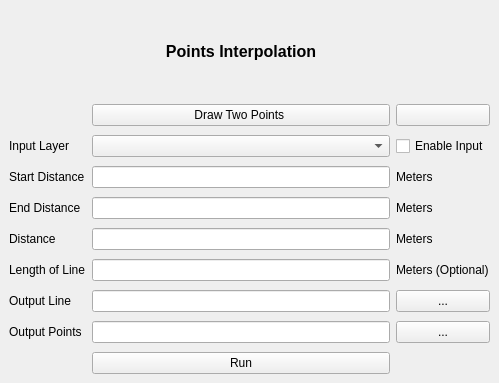
<?xml version="1.0" encoding="UTF-8"?>
<ui version="4.0">
 <class>DockWidget</class>
 <widget class="QDockWidget" name="DockWidget">
  <property name="geometry">
   <rect>
    <x>0</x>
    <y>0</y>
    <width>499</width>
    <height>383</height>
   </rect>
  </property>
  <property name="sizePolicy">
   <sizepolicy hsizetype="Preferred" vsizetype="Fixed">
    <horstretch>0</horstretch>
    <verstretch>0</verstretch>
   </sizepolicy>
  </property>
  <property name="maximumSize">
   <size>
    <width>499</width>
    <height>383</height>
   </size>
  </property>
  <property name="windowTitle">
   <string/>
  </property>
  <widget class="QWidget" name="dockWidgetContents">
   <property name="sizePolicy">
    <sizepolicy hsizetype="Preferred" vsizetype="Preferred">
     <horstretch>0</horstretch>
     <verstretch>0</verstretch>
    </sizepolicy>
   </property>
   <layout class="QGridLayout" name="gridLayout_3">
    <item row="0" column="0">
     <layout class="QGridLayout" name="gridLayout">
      <item row="0" column="0">
       <layout class="QGridLayout" name="gridLayout_2">
        <property name="verticalSpacing">
         <number>9</number>
        </property>
        <item row="9" column="1">
         <widget class="QPushButton" name="run">
          <property name="text">
           <string>Run</string>
          </property>
         </widget>
        </item>
        <item row="3" column="1">
         <widget class="QLineEdit" name="start"/>
        </item>
        <item row="5" column="1">
         <widget class="QLineEdit" name="distance"/>
        </item>
        <item row="6" column="1">
         <widget class="QLineEdit" name="length"/>
        </item>
        <item row="6" column="0">
         <widget class="QLabel" name="label_6">
          <property name="text">
           <string>&lt;html&gt;&lt;head/&gt;&lt;body&gt;&lt;p&gt;Length of Line&lt;/p&gt;&lt;/body&gt;&lt;/html&gt;</string>
          </property>
         </widget>
        </item>
        <item row="1" column="3">
         <widget class="QPushButton" name="reset_button">
          <property name="toolTip">
           <string>Reset</string>
          </property>
          <property name="text">
           <string/>
          </property>
          <property name="icon">
           <iconset>
            <normaloff>../reroute/reset.png</normaloff>../reroute/reset.png</iconset>
          </property>
         </widget>
        </item>
        <item row="6" column="3">
         <widget class="QLabel" name="label_7">
          <property name="text">
           <string>&lt;html&gt;&lt;head/&gt;&lt;body&gt;&lt;p&gt;Meters  (Optional)&lt;/p&gt;&lt;/body&gt;&lt;/html&gt;</string>
          </property>
         </widget>
        </item>
        <item row="7" column="3">
         <widget class="QPushButton" name="directory">
          <property name="toolTip">
           <string>&lt;html&gt;&lt;head/&gt;&lt;body&gt;&lt;p&gt;Browse&lt;/p&gt;&lt;/body&gt;&lt;/html&gt;</string>
          </property>
          <property name="text">
           <string>...</string>
          </property>
         </widget>
        </item>
        <item row="0" column="1">
         <widget class="QLabel" name="label">
          <property name="text">
           <string>&lt;html&gt;&lt;head/&gt;&lt;body&gt;&lt;p align=&quot;center&quot;&gt;&lt;span style=&quot; font-size:12pt; font-weight:600;&quot;&gt;Points Interpolation&lt;/span&gt;&lt;/p&gt;&lt;/body&gt;&lt;/html&gt;</string>
          </property>
         </widget>
        </item>
        <item row="7" column="0">
         <widget class="QLabel" name="label_3">
          <property name="text">
           <string>&lt;html&gt;&lt;head/&gt;&lt;body&gt;&lt;p&gt;Output Line&lt;/p&gt;&lt;/body&gt;&lt;/html&gt;</string>
          </property>
         </widget>
        </item>
        <item row="8" column="3">
         <widget class="QPushButton" name="directory2">
          <property name="toolTip">
           <string>&lt;html&gt;&lt;head/&gt;&lt;body&gt;&lt;p&gt;Browse&lt;/p&gt;&lt;/body&gt;&lt;/html&gt;</string>
          </property>
          <property name="text">
           <string>...</string>
          </property>
         </widget>
        </item>
        <item row="8" column="1">
         <widget class="QLineEdit" name="points"/>
        </item>
        <item row="5" column="3">
         <widget class="QLabel" name="label_5">
          <property name="text">
           <string>&lt;html&gt;&lt;head/&gt;&lt;body&gt;&lt;p&gt;Meters&lt;/p&gt;&lt;/body&gt;&lt;/html&gt;</string>
          </property>
         </widget>
        </item>
        <item row="1" column="1">
         <widget class="QPushButton" name="draw">
          <property name="text">
           <string>Draw Two Points </string>
          </property>
          <property name="icon">
           <iconset>
            <normaloff>../../../../../../../../../Desktop/north-point-icon-png.png</normaloff>../../../../../../../../../Desktop/north-point-icon-png.png</iconset>
          </property>
         </widget>
        </item>
        <item row="5" column="0">
         <widget class="QLabel" name="label_2">
          <property name="text">
           <string>&lt;html&gt;&lt;head/&gt;&lt;body&gt;&lt;p&gt;Distance&lt;/p&gt;&lt;/body&gt;&lt;/html&gt;</string>
          </property>
         </widget>
        </item>
        <item row="7" column="1">
         <widget class="QLineEdit" name="line"/>
        </item>
        <item row="8" column="0">
         <widget class="QLabel" name="label_4">
          <property name="text">
           <string>&lt;html&gt;&lt;head/&gt;&lt;body&gt;&lt;p&gt;Output Points&lt;/p&gt;&lt;/body&gt;&lt;/html&gt;</string>
          </property>
         </widget>
        </item>
        <item row="2" column="1">
         <widget class="QgsMapLayerComboBox" name="mMapLayerComboBox">
          <property name="showCrs">
           <bool>true</bool>
          </property>
         </widget>
        </item>
        <item row="2" column="3">
         <widget class="QCheckBox" name="checkBox">
          <property name="text">
           <string>Enable Input</string>
          </property>
         </widget>
        </item>
        <item row="2" column="0">
         <widget class="QLabel" name="label_8">
          <property name="text">
           <string>&lt;html&gt;&lt;head/&gt;&lt;body&gt;&lt;p&gt;Input Layer&lt;/p&gt;&lt;/body&gt;&lt;/html&gt;</string>
          </property>
         </widget>
        </item>
        <item row="4" column="1">
         <widget class="QLineEdit" name="end"/>
        </item>
        <item row="3" column="0">
         <widget class="QLabel" name="label_9">
          <property name="text">
           <string>&lt;html&gt;&lt;head/&gt;&lt;body&gt;&lt;p&gt;Start Distance&lt;/p&gt;&lt;/body&gt;&lt;/html&gt;</string>
          </property>
         </widget>
        </item>
        <item row="4" column="0">
         <widget class="QLabel" name="label_10">
          <property name="text">
           <string>&lt;html&gt;&lt;head/&gt;&lt;body&gt;&lt;p&gt;End Distance&lt;/p&gt;&lt;/body&gt;&lt;/html&gt;</string>
          </property>
         </widget>
        </item>
        <item row="3" column="3">
         <widget class="QLabel" name="label_11">
          <property name="text">
           <string>&lt;html&gt;&lt;head/&gt;&lt;body&gt;&lt;p&gt;Meters&lt;/p&gt;&lt;/body&gt;&lt;/html&gt;</string>
          </property>
         </widget>
        </item>
        <item row="4" column="3">
         <widget class="QLabel" name="label_12">
          <property name="text">
           <string>&lt;html&gt;&lt;head/&gt;&lt;body&gt;&lt;p&gt;Meters&lt;/p&gt;&lt;/body&gt;&lt;/html&gt;</string>
          </property>
         </widget>
        </item>
       </layout>
      </item>
     </layout>
    </item>
   </layout>
  </widget>
 </widget>
 <customwidgets>
  <customwidget>
   <class>QgsMapLayerComboBox</class>
   <extends>QComboBox</extends>
   <header>qgsmaplayercombobox.h</header>
  </customwidget>
 </customwidgets>
 <resources/>
 <connections/>
</ui>
